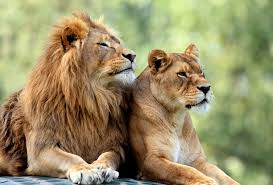
#> input picture lion.jpeg, 273 x 185 px
$ jupyter execute image_filters.ipynb   (older library calls are emulated)
#> lines starting #> are read from the running program, lines starting #| are printed output that depends on the picture; long printed decimals are rounded
# Assignment-2
## ADITYA SHELKE
### Reg no.: 20MAI0024
Github link to repository : https://github.com/adityashelke5/Deep-Learning

# Q2: Image Filters

[cell 1]
import cv2
import numpy as np
from matplotlib import pyplot as plt
from PIL import Image

[cell 2]
#reading the image from the local drive
img=cv2.imread("lion.jpeg")#update the path of image
#> img is the input picture: shape (185, 273, 3); mean B, G, R 103.5, 143.5, 152.9

#resizing the image square dimension
img=cv2.resize(img,(300,300))
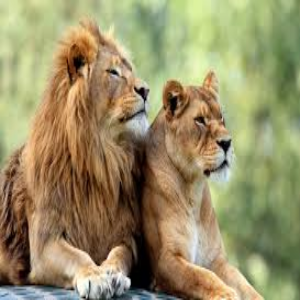
#> img: shape (300, 300, 3); mean B, G, R 103.4, 143.4, 152.8

#defining the filter of 3 X 3 size and applying it first
filter1=np.array([(0,-1,0),(-1,5,-1),(0,-1,0)])
#filter1=np.array([(1,1,1),(1,1,1),(1,1,1)])/9

#defining the filter of 5 X 5 size and comapre it
filter2=np.array([(1,1,1,1,1),(1,1,1,1,1),(1,1,1,1,1),(1,1,1,1,1),(1,1,1,1,1)])*(1/25)
print("Filter: 1\n",filter1)
for i in range(30):
    print("*",end='')

print("\nFilter: 2\n",filter2)

# Grayscale

[cell 3]
C=img.shape
#> C = (300, 300, 3)
F=filter1.shape
#converting the colouerd cat image into grayscale image or (Binary conversion)
img_gray=cv2.cvtColor(img,cv2.COLOR_BGR2GRAY)
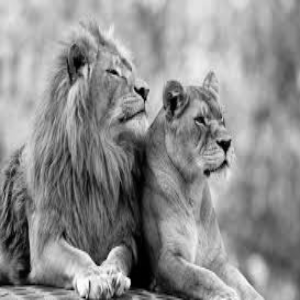
#> img_gray: shape (300, 300); min 0, max 253, mean 141.6
print("Before gray scaling",C)
#| Before gray scaling (300, 300, 3)
print("After gray scaling",img_gray.shape)
#| After gray scaling (300, 300)
plt.imshow(img)

[cell 4]
#print gray image
plt.imshow(img_gray)

[cell 5]
print(img_gray)
#> (printed output is left out)
print(type(img_gray))
#| <class 'numpy.ndarray'>

# Applying Sharpening filter of 3 X 3 and calculate Entropy.

[cell 6]
# Applying Box filter of 3 X 3 and calculate Entropy.
img_gray2=img_gray
import math
def pro_sum(m,n):
    sum=0
    for i in range(m.shape[0]):
        for j in range(m.shape[1]):
            sum=sum+(m[i,j]*n[i,j])
    return math.ceil(sum)
for i in range(C[0]):
    for j in range(C[1]):
        k = img_gray[i:i+F[0],j:j+F[1]]#slicing the image in the form of multiple filter dimension
        l = pro_sum(k,filter1)
        img_gray2[i][j]=l
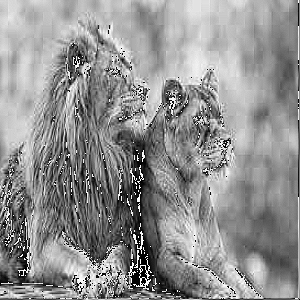
#> img_gray2: shape (300, 300); min 0, max 255, mean 144.5

#Entropy of the filtered image
import skimage.measure
entropy = skimage.measure.shannon_entropy(img_gray2)
print("Entropy of filter image of filter size 3X3 is",entropy)
#| Entropy of filter image of filter size 3X3 is 7.736

plt.imshow(img_gray2) #filtered image

# Applying Sharpening filter of 3 X 3 with Stride=2 and calculate Entropy.

[cell 7]
img_gray=cv2.cvtColor(img,cv2.COLOR_BGR2GRAY)
img_gray3=img_gray
import math
def pro_sum(m,n):
    sum=0
    for i in range(m.shape[0]):
        for j in range(m.shape[1]):
            sum=sum+(m[i,j]*n[i,j])
    return math.ceil(sum)

for i in range(C[0]):
    for j in range(C[1]):
        k = img_gray[i:i+F[0],j:j+F[1]]#slicing the image in the form of multiple filter dimension
        l = pro_sum(k,filter1)
        img_gray3[i][j]=l
        j+=1 #here the stride is 2 or filter jumps by 2 pixels intead of 1
    i+=1
entropy1 = skimage.measure.shannon_entropy(img_gray3)
print("Entropy for 3X3 filter with stride 2 is",entropy1)
#| Entropy for 3X3 filter with stride 2 is 7.736
plt.imshow(img_gray3)#print filtered image

# Applying Box filter of  5 X 5

[cell 8]
#Applying Box filter of  5 X 5
img_gray=cv2.cvtColor(img,cv2.COLOR_BGR2GRAY)
img_gray4=img_gray
import math
def pro_sum(m,n):
    sum=0
    for i in range(m.shape[0]):
        for j in range(m.shape[1]):
            sum=sum+(m[i,j]*n[i,j])
    return math.ceil(sum)
for i in range(C[0]):
    for j in range(C[1]):
        k = img_gray[i:i+F[0],j:j+F[1]]#slicing the image in the form of multiple filter dimension
        l = pro_sum(k,filter2)
        img_gray4[i][j]=l
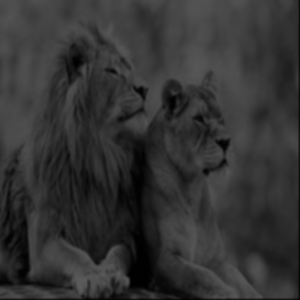
#> img_gray4: shape (300, 300); min 0, max 91, mean 51.1
entropya = skimage.measure.shannon_entropy(img_gray4)
print("Entropy of filter image of filter size 5X5 is",entropya)
#| Entropy of filter image of filter size 5X5 is 6.131
plt.imshow(img_gray4) #print filtered image

# Applying Box filter of 5 X 5  with Stride=2 and calculate Entropy.

[cell 9]
img_gray=cv2.cvtColor(img,cv2.COLOR_BGR2GRAY)
img_gray5=img_gray
import math
def pro_sum(m,n):
    sum=0
    for i in range(m.shape[0]):
        for j in range(m.shape[1]):
            sum=sum+(m[i,j]*n[i,j])
    return math.ceil(sum)

for i in range(C[0]):
    for j in range(C[1]):
        k = img_gray[i:i+F[0],j:j+F[1]]#slicing the image in the form of multiple filter dimension
        l = pro_sum(k,filter2)
        img_gray5[i][j]=l
        j+=1 #here the stride is 2 or filter jumps by 2 pixals intead of 1
    i+=1
entropy2 = skimage.measure.shannon_entropy(img_gray5)
print("Entropy for 5X5 filter with stride 2 is",entropy2)
#| Entropy for 5X5 filter with stride 2 is 6.131
plt.imshow(img_gray5)

# Apply zero padding before applying Box filter

[cell 10]
A=C[0]+F[0]-1
B=C[1]+F[1]-1
Y= np.zeros((A,B))#creating the image of all zero intensity pixals
print(Y)
#> (printed output is left out)
print(Y.shape)
#| (302, 302)
Z=Y

[cell 11]
#fitting the input image in the centre of zero intensity pixals image Y to form zero padeded image Z
img_gray=cv2.cvtColor(img,cv2.COLOR_BGR2GRAY)
for i in range(C[0]):
    for j in range(C[1]):
        m=np.int((F[0]-1)/2)
        n=np.int((F[1]-1)/2)
        Z[i+m,j+n]=img_gray[i,j]
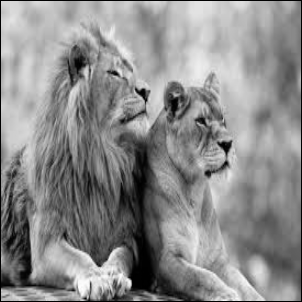
#> Z: shape (302, 302) float64; min 0, max 253, mean 139.8
plt.imshow(img_gray)
print("The pixal values after zero padding is ")
print(Z)
#> (printed output is left out)
print(Z.shape)
#| (302, 302)
print(Z[0,0],Z[1,1])
#| 0.0 213.0

# Applying Sharpening filter of 3 X 3 with Zero padding and calculate Entropy.

[cell 12]
img_gray=cv2.cvtColor(img,cv2.COLOR_BGR2GRAY)
img_gray6=img_gray
import math
def pro_sum(m,n):
    sum=0
    for i in range(m.shape[0]):
        for j in range(m.shape[1]):
            sum=sum+(m[i,j]*n[i,j])
    return math.ceil(sum)

for i in range(C[0]):
    for j in range(C[1]):
        k = Z[i:i+F[0],j:j+F[1]]#slicing the image in the form of multiple filter dimension
        l = pro_sum(k,filter1)
        img_gray6[i][j]=l
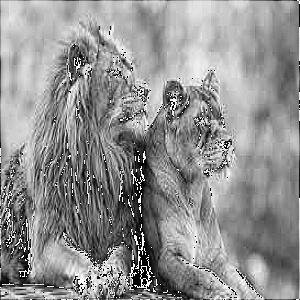
#> img_gray6: shape (300, 300); min 0, max 255, mean 144.5

entropy3 = skimage.measure.shannon_entropy(img_gray6)
print("Entropy for 3X3 filter with zero padding is",entropy3)
#| Entropy for 3X3 filter with zero padding is 7.736
plt.imshow(img_gray6)

# Applying Box filter of 5 X 5 with Zero padding and calculate Entropy.

[cell 13]
img_gray=cv2.cvtColor(img,cv2.COLOR_BGR2GRAY)
img_gray7=img_gray
import math
def pro_sum(m,n):
    sum=0
    for i in range(m.shape[0]):
        for j in range(m.shape[1]):
            sum=sum+(m[i,j]*n[i,j])
    return math.ceil(sum)

for i in range(C[0]):
    for j in range(C[1]):
        k = Z[i:i+F[0],j:j+F[1]]#slicing the image in the form of multiple filter dimension
        l = pro_sum(k,filter2)
        img_gray7[i][j]=l
entropy4 = skimage.measure.shannon_entropy(img_gray6)
print("Entropy for 5X5 filter with zero padding is",entropy4)
#| Entropy for 5X5 filter with zero padding is 7.736
plt.imshow(img_gray7)
